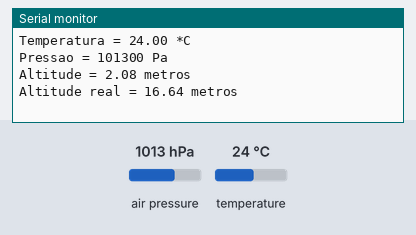
The sketch below on a simulated Arduino Uno, built with avr-gcc and run on an emulated ATmega328P. On the bench: the last lines printed to the serial monitor. The inputs (shaded band) are chosen by the test bench; at power-on: air pressure 1013 hPa, temperature 24 °C.

Above: at 1.2 s.
1.3 s: air pressure set to 952 hPa
At 5.5 s:
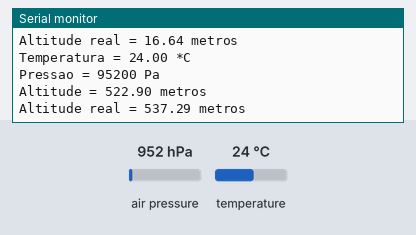
5.6 s: temperature set to 12 °C
9.9 s: air pressure set to 975 hPa
At 11.4 s:
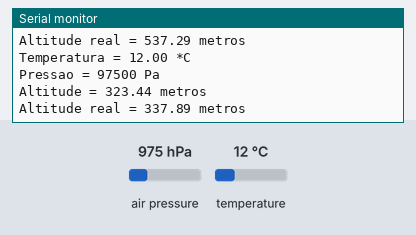
Timing chart, 0 to 12.9 s (numbered marks = the images above; inputs shaded):
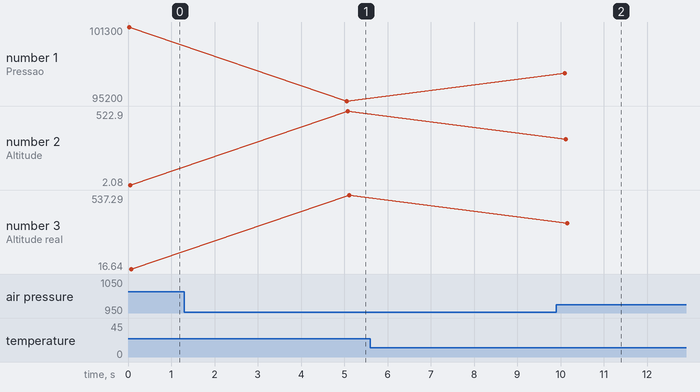

Measured:
- after the input at 1.3 s, the serial monitor: prints a new line after 3.8 s (image 1)
- after the input at 9.9 s, the serial monitor: prints a new line after 0.20 s (image 2)
- plotted number 1: 101300 → 95200 after the input at 1.3 s, 95200 → 97500 after the input at 9.9 s
- plotted number 2: 2.08 → 522.9 after the input at 1.3 s, 522.9 → 323.44 after the input at 9.9 s
- plotted number 3: 16.64 → 537.29 after the input at 1.3 s, 537.29 → 337.89 after the input at 9.9 s

The sketch:

sketch_jul10a.ino
```cpp
//Programa : Teste módulo pressão BMP085
//Autor : Adafruit
//Traducoes e comentarios : Arduino e Cia


#include <Wire.h>
#include <Adafruit_BMP085.h>

// Conectar pino Vcc do BMP085 ao pino 3.3v do Arduino(NAO UTILIZAR 5.0V !)
// Conectar pino GND do módulo ao GND do Arduino
// Conectar o pino SCL do módulo ao pino analógico 5 do Arduino
// Conectar o pino SDA do módulo ao pino analógico 4 do Arduino
// Pino EOC (End of conversion) não utilizado
// Pino XCLR é um pino de reset, também não é utilizado

Adafruit_BMP085 bmp;

void setup()
{
  Serial.begin(9600);
  if (!bmp.begin()) {
  Serial.println("Sensor BMP085 não encontrado, verifique as conexões !");
  while (1) {}
  }
}

void loop()
{
    Serial.print("Temperatura = ");
    Serial.print(bmp.readTemperature());
    Serial.println(" *C");

    Serial.print("Pressao = ");
    Serial.print(bmp.readPressure());
    Serial.println(" Pa");

    // Calcula a altitude utilizando a pressao barometrica padrao
    // de 1013.25 milibar = 101325 Pascal
    Serial.print("Altitude = ");
    Serial.print(bmp.readAltitude());
    Serial.println(" metros");

  // É possivel extrair uma medição mais precisa se você souber
  // a pressão ao nível do mar, que varia com o tempo/clima.
  // Se ela for de 1015 milibars ,é igual a 101500 Pascals.

    Serial.print("Altitude real = ");
    Serial.print(bmp.readAltitude(101500));
    Serial.println(" metros");
    Serial.println();

    delay(5000);
}
```
